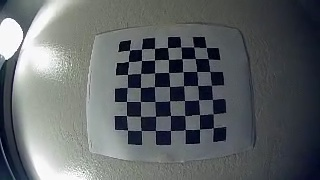
#> input picture RC_Car/Camera_Calibration/fisheye/180x320/calibration_images/100.jpg, 320 x 180 px; its folder holds only this picture in this run
$ jupyter execute --allow-errors Calibrate_Camera.ipynb   (shell and % lines are left out)
#> lines starting #> are read from the running program, lines starting #| are printed output that depends on the picture; after the words box and inside, x2 and y2 are one past the last pixel; in counts of white or black regions, pixels touching at a corner belong together; long printed decimals are rounded
[cell 1]
import matplotlib.pyplot as plt
import numpy as np
import cv2
import pickle
import glob

## Calibrate Camera and put calibration data in pickle file

[cell 2]
image_paths = glob.glob('fisheye/180x320/calibration_images/*.jpg')
#print('image paths: ',image_paths)
num_image_paths = len(image_paths)
print('number of image paths: ',num_image_paths)

nx = 7 # number of inside corners per row
ny = 7 # number of inside corners per col

"""
prepare object points:
[[0,0,0],
 [1,0,0],
 [2,0,0],
 ......,
 [7,7,0]
"""
objp = np.zeros((ny*nx,3),np.float32)
objp[:,:2] = np.mgrid[0:nx,0:ny].T.reshape(-1,2)

# Lists to store object points and image points from all images
objpoints = [] # 3d points in real world space
imgpoints = [] # 2d points in image space

f, axs = plt.subplots(num_image_paths//4+1,4,figsize=(10,15))
axs = axs.ravel()

# Iterate through list of images and draw chessboard corners on image
for index,fileName  in enumerate(image_paths):
    image = cv2.imread(fileName)
#> image is the input picture: shape (180, 320, 3); mean B, G, R 102.5, 100, 95.5
    gray = cv2.cvtColor(image, cv2.COLOR_BGR2GRAY)

    # Find the chessboard corners
    ret, corners = cv2.findChessboardCorners(gray, (nx,ny), None)
#> ret = True; corners = 49 rows, first 8: [129.5, 50.43], [141.4, 49.28], [154.5, 48.37], [167.5, 47.54], [180.9, 46.89], [193.6, 47.24], [206.4, 47.45], [128.4, 61.47]
    # If chessboard corners found
    if ret == True:
        objpoints.append(objp)
        imgpoints.append(corners)

        # Draw the corners
        cv2.drawChessboardCorners(image, (nx,ny), corners, ret)
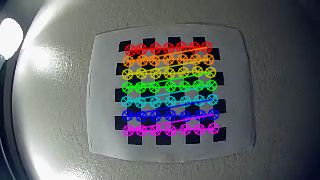
#> image: shape (180, 320, 3); 11.39% of pixels changed, all inside (x1, y1, x2, y2) = (120, 41, 220, 137)
        axs[index].imshow(image)

ret, mtx, dist, rvecs, tvecs = cv2.calibrateCamera(objpoints, imgpoints,
                                                   gray.shape[::-1], # tuple (width,height)
                                                   None, None)
#> ret = 0.302; mtx = [[166.5, 0, 144.8], [0, 172.9, 95.47], [0, 0, 1]]; dist = [[-0.849, 1.86, -0.0155, 0.0595, -3.38]]; rvecs = ([-0.224, 0.0903, -0.0131],); tvecs = ([-1.31, -3.47, 12.5],)
print('mtx: ',mtx)
#| mtx:  [[166.511   0.         144.829]
#|  [  0.         172.938  95.471]
#|  [  0.           0.           1.        ]]
print('dist: ', dist)
#| dist:  [[-0.8491  1.861 -0.01549   0.05945 -3.381 ]]
file_name = 'fisheye_180x320_calibration.p'

with open(file_name, 'wb') as f:
    pickle.dump([mtx, dist], f)

## Load Pickle Data

#> (a cell that did not finish here is left out)

## Checking to make sure camera is calibrated properly

[cell 4]
f, axs = plt.subplots(num_image_paths,2,figsize=(15,70))
axs = axs.ravel()
plt.axis('off')
for i,image_path in enumerate(image_paths):
    image = cv2.imread(image_path)
    #print('image.shape: ',image.shape)
    # undistort
    dst = cv2.undistort(image, mtx, dist, None, mtx)
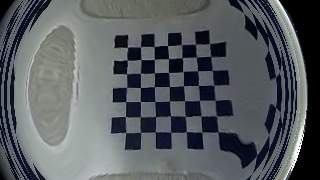
#> dst: shape (180, 320, 3); mean B, G, R 96.1, 92.4, 87.7

    #cv2.imwrite('calibresult.png',dst)
    image_undistorted = cv2.undistort(image, mtx, dist, None, mtx)
    axs[i*2].imshow(image)
    axs[i*2].axis('off')
    axs[i*2].set_title('original',fontsize=13)
    axs[i*2+1].imshow(image_undistorted)
    axs[i*2+1].axis('off')
    axs[i*2+1].set_title('undistorted',fontsize=13)

plt.show()
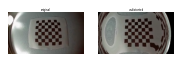
#> figure drawn by matplotlib, 2 panels; B, G, R data is drawn as R, G, B

$ run again, on RC_Car/Camera_Calibration/fisheye/180x320/calibration_images/1321.jpg
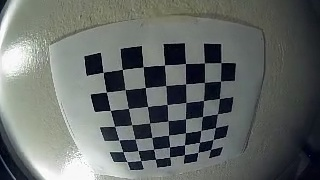
#> input picture RC_Car/Camera_Calibration/fisheye/180x320/calibration_images/1321.jpg, 320 x 180 px
#> image is the input picture: shape (180, 320, 3); mean B, G, R 104, 106.4, 101.6
#> `ret, corners = cv2.findChessboardCorners(gray, (nx,ny), None)`: ret = True; corners = 49 rows, first 8: [103.4, 72.38], [122.4, 69.45], [143.2, 66.67], [164.5, 64.95], [185.4, 63.52], [204.3, 62.9], [220.9, 62.66], [106.4, 92.2]
#> `cv2.drawChessboardCorners(image, (nx,ny), corners, ret)`:
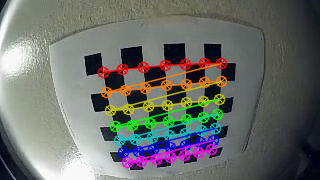
#> image: shape (180, 320, 3); 12.58% of pixels changed, all inside (x1, y1, x2, y2) = (97, 57, 228, 169)
#> `ret, mtx, dist, rvecs, tvecs = cv2.calibrateCamera(objpoints, imgpoint..`: ret = 0.317; mtx = [[112.8, 0, 160.9], [0, 111.1, 97.91], [0, 0, 1]]; dist = [[-0.138, -0.423, 0.000195, 0.0121, 0.562]]; rvecs = ([0.33, -0.112, -0.0889],); tvecs = ([-2.8, -1.23, 4.87],)
#| mtx:  [[112.781    0.         160.885]
#|  [  0.         111.098  97.909]
#|  [  0.           0.           1.        ]]
#| dist:  [[-1.37960679e-01 -4.22613788e-01  1.95490143e-04  1.21194314e-02
#|    5.62348998e-01]]
#> `plt.show()`:
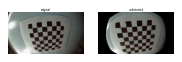
#> figure drawn by matplotlib, 2 panels; B, G, R data is drawn as R, G, B
